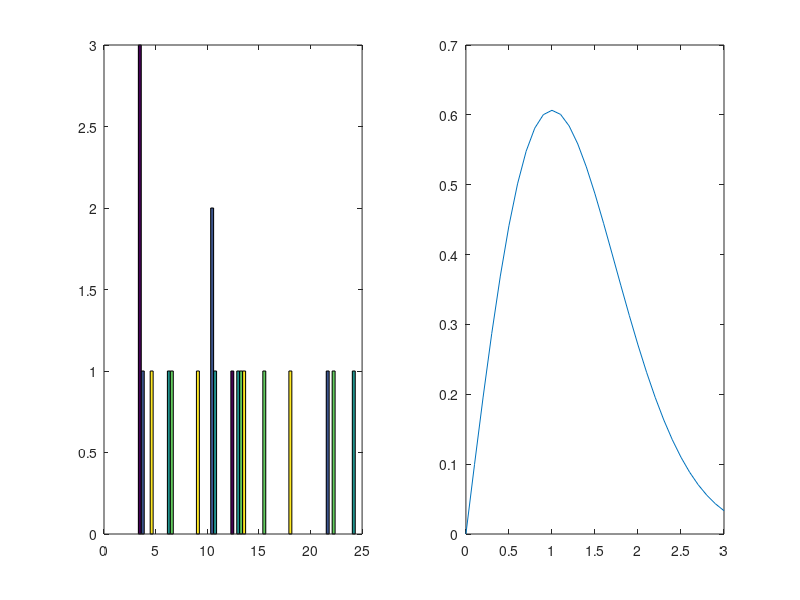

This figure's MATLAB source:
% rayl.m

B=10;
m=4;
n=5;

y = raylrnd(B, m,n);
subplot(1,2,1);
hist(y,10);

x=0:0.1:3;
p=raylpdf(x,1);
subplot(1,2,2);
plot(x,p);
